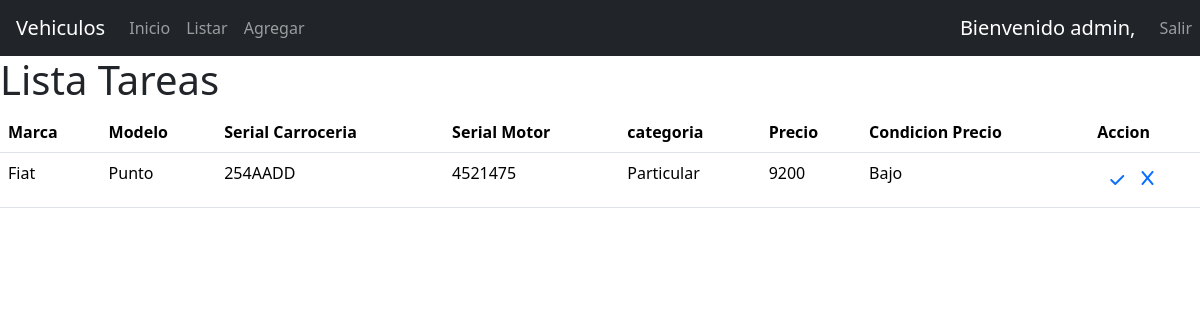
The page /vehiculo/eliminar/11/ (signed in) on the database its author committed.
### vehiculos/models.py (models this page shows, shortened)
class vehiculos(models.Model):
    options = [
        ["Fiat", "Fiat"],
        ["Chevrolet", "Chevrolet"],
        ["Ford", "Ford"],
        ["Toyota", "Toyota"]
    ]
    marca = models.CharField(max_length=20, choices = options)
    modelo = models.CharField(max_length=100)
    serie_carroceria = models.CharField(max_length=50)
    serie_motor = models.CharField(max_length=50)
    options = [
        ["Particular", "Particular"],
        ["Transporte", "Transporte"],
        ["Carga", "Carga"],
        ]
    categoria = models.CharField(max_length=50,choices = options,default='Particular')
    precio = models.PositiveIntegerField()
    fecha_creacion = models.DateTimeField(auto_now=True)
    fecha_modificiacion = models.DateTimeField(null=True)
    class Meta:
        permissions = PERMISOS

### vehiculos/views.py (the view, shortened to what this page needs)
# urls.py: path('vehiculo/eliminar/<int:vehiculo_id>/', views.eliminar, name='eliminar'),
def eliminar(request, vehiculo_id):
    if request.method == 'GET':
        vehiculo_buscar = get_object_or_404(vehiculos,pk=vehiculo_id)
        formulario = CrearForm(instance=vehiculo_buscar)
        return render(request, 'eliminar.html', {'lista': vehiculo_buscar, 'formulario':formulario})

### vehiculos/templates/eliminar.html (shortened to what this page needs)
{% extends 'base.html' %}
{% block content %}
<h1>Lista Tareas</h1>
<form method="POST" >
    <table class="table">
        <thead>
            <tr>
                <th scope="col">Marca</th>
                <th scope="col">Modelo</th>
                <th scope="col">Serial Carroceria</th>
                <th scope="col">Serial Motor</th>
                <th scope="col">categoria</th>
                <th scope="col">Precio</th>
                <th scope="col">Condicion Precio</th>
                <th scope="col">Accion</th>
            </tr>
        </thead>
        <tbody>
            <tr>
             <td> {{lista.marca}}</td>
             <td> {{lista.modelo}}</td>
             <td> {{lista.serie_carroceria}}</td>
             <td> {{lista.serie_motor}}</td>
             <td> {{lista.categoria}}</td>
             <td> {{lista.precio}}</td>
             {% if lista.precio > 0 and lista.precio < 10000 %} <td>Bajo</td>{% endif %}
             <td scope="row">
                <button class="btn btn-link"><i class="fa-solid fa-check"></i></button>
                <a href="/vehiculo/listar"><i class="fa-solid fa-x"></i></button></a>
            </tr>
        </tbody>
    </table>
</form>
{% endblock %}

### vehiculos/templates/base.html (shortened to what this page needs)
<!DOCTYPE html>
<html lang="en">
<head>
    {% load bootstrap5 %}
    {% bootstrap_css %}
</head>
<body>
    <nav class="navbar navbar-expand-lg navbar-dark bg-dark">
        <a class="navbar-brand" href="#">
            <a class="navbar-brand">Vehiculos</a>
        </a>
        <div class="collapse navbar-collapse" id="navbarNavDropdown">
            <ul class="navbar-nav">
                <li class="nav-item">
                    <a class="nav-link" href="/">Inicio</a>
                </li>
                {% if user.is_authenticated %}
                {% if perms.vehiculos.visualizar_catalogo %}
                <li class="nav-item">
                    <a class="nav-link" href="/vehiculo/listar">Listar</a>
                </li>
                {% endif %}
                {% if perms.vehiculos.add_vehiculomodel %}
                <li class="nav-item">
                    <a class="nav-link" href="/vehiculo/add">Agregar</a>
                </li>
                {% endif %}
                {% endif %}
            </ul>
            <ul class="navbar-nav ms-auto mb-2 mb-lg-0">
                <a class="navbar-brand" href="#">
                    {% if user.is_authenticated %}
                    <a class="navbar-brand">Bienvenido {{request.user.username}},</a>
                    <li class="nav-item">
                        <a class="nav-link" href="/salir">Salir</a>
                    </li>
                    {% endif %}
                </a>
            </ul>
        </div>
    </nav>
    <div>
        {% block content %}
        {% endblock %}
    </div>
</body>
</html>

### rows shown on the page
vehiculos: marca "Fiat", modelo "Punto", serie_carroceria "254AADD", serie_motor "4521475", categoria "Particular", precio "9200"

### other values the page prints
{{ request.user.username }} "admin"
